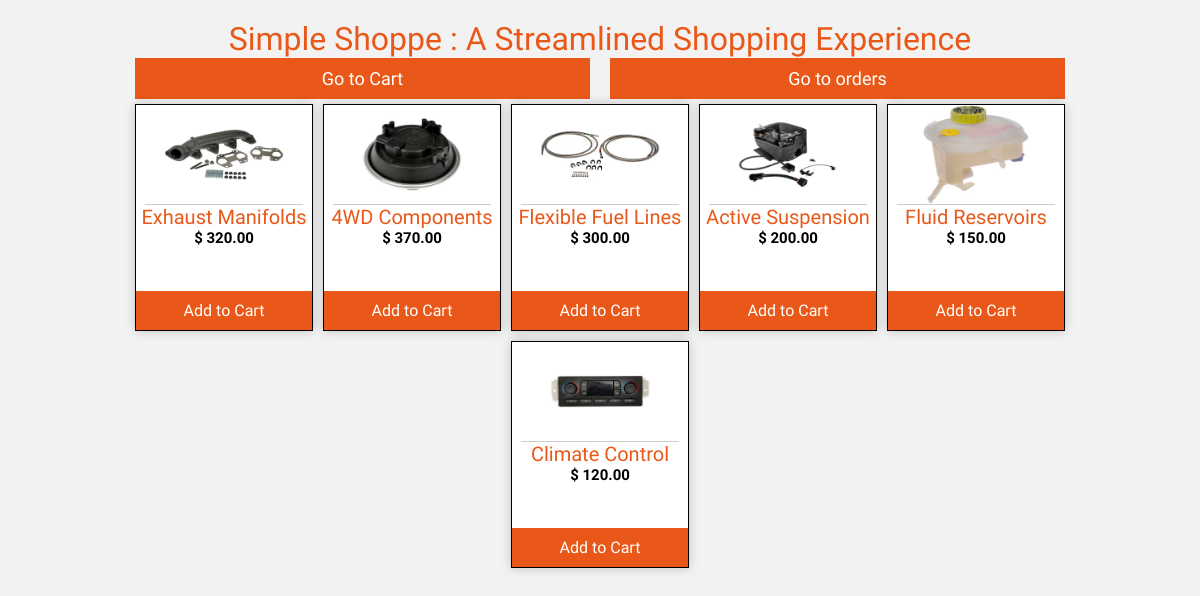
The page / on the database its author committed.
### tables this page shows
CREATE TABLE `items` (
  `id` int(11) NOT NULL,
  `img_url` text DEFAULT NULL,
  `title` text DEFAULT NULL,
  `cost` text DEFAULT NULL
);

### index.php (the view, shortened to what this page needs)
<?php
  include "config.php";
  $items = mysqli_query($conn,"SELECT * FROM items");
?>
<!DOCTYPE html>
<html lang="en">
<head>
    <link rel="stylesheet" href="./style.css">
</head>
<body>
    <div class="main">
        <h1>Simple Shoppe : A Streamlined Shopping Experience</h1>
        <div style="display:flex;">
            <a href="cart.php"  style=" margin-left:5px; margin-right:10px"class="btn-main">Go to Cart</a>
            <a href="orders.php"  style=" margin-left:10px; margin-right:5px" class="btn-main">Go to orders</a>
        </div>
        <div class="items">
        <?php
            while($item = mysqli_fetch_assoc($items)){
        ?>
            <div class="item">
                <div class="image-container">
                    <img src="./images/<?php echo $item['img_url'] ?>" alt="">
                </div>
                <div class="data-container">
                    <div class="title">
                        <?php echo $item['title'] ?>
                    </div>
                    <div class="cost">
                        $ <?php echo $item['cost'] ?>
                    </div>
                        <a href="cart.php?add=<?php echo $item['id'] ?>" class="btn">Add to Cart</a>
                </div>
            </div>
        <?php
            }
        ?>
        </div>
    </div>
</body>
</html>

### style.css (style rules this page uses)
* { margin: 0; padding: 0; box-sizing: border-box; font-family: "Anek Devanagari", sans-serif; }
body { width: 100%; min-height: 100vh; display: flex; justify-content: center; background-color: #f2f2f2; }
a { color: rgb(233, 88, 25); }
.main { width: 80%; padding: 10px; margin: 10px; }
.main h1 { text-align: center; font-weight: 500; color: rgb(233, 88, 25); }
.main .items { width: 100%; display: flex; justify-content: center; align-items: center; flex-wrap: wrap; }
.main .items .item { width: calc(100% / 5 - 10px); margin: 5px; border: 1px solid #000; box-shadow: 0 0 10px rgba(0,0,0,0.2); background-color: #fff; position: relative; }
.main .items .item .image-container { width: 90%; height: 100px; margin-left: 5%; margin-right: 5%; border-bottom: 1px solid rgba(0,0,0,0.2); }
.main .items .item .image-container img { width: 100%; height: 100%; }
.main .items .item .data-container { width: 100%; height: 125px; }
.main .items .item .data-container .title { font-size: 20px; color: rgb(233, 88, 25); text-align: center; text-wrap: wrap; word-break: break-all; padding-left: 5px; padding-right: 5px; }
.main .items .item .data-container .cost { text-align: center; font-size: 15px; font-weight: 600; padding-left: 5px; padding-right: 5px; }
.main .items .item .data-container .btn { background-color: rgb(233, 88, 25); width: 100%; padding: 10px 0; position: absolute; bottom: 0; color: #fff; text-decoration: none; text-align: center; }
a.btn-main { background-color: rgb(233, 88, 25); padding: 10px 50px; width: 100%; color: #fff; text-decoration: none; text-align: center; outline: none; border: none; cursor: pointer; font-size: 18px; display: flex; justify-content: center; }

### rows shown on the page
items: img_url (picture), title "Exhaust Manifolds", cost "320.00"
items: img_url (picture), title "4WD Components", cost "370.00"
items: img_url (picture), title "Flexible Fuel Lines", cost "300.00"
items: img_url (picture), title "Active Suspension", cost "200.00"
items: img_url (picture), title "Fluid Reservoirs", cost "150.00"
items: img_url (picture), title "Climate Control", cost "120.00"
